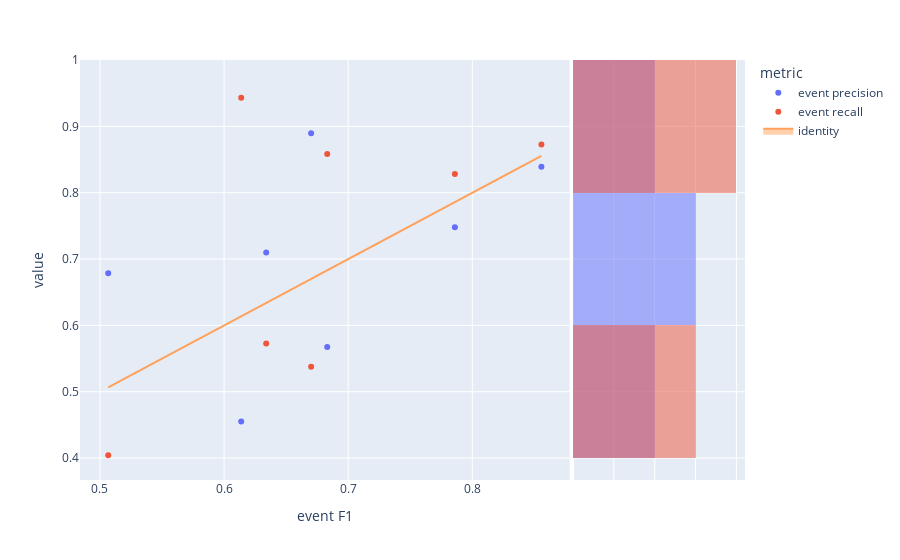

Notebook source saved alongside this figure:
### Code cell
fig=px.scatter(visualTradeoff,x='event F1',y='value',color='metric', marginal_y="histogram")
fig.add_trace(
    go.Scatter(x=experimentModels['eventF1'], y=experimentModels['eventF1'], name="identity", mode='lines',fill="toself")
)
fig.show()

### Figure 1 — Plotly figure (JSON) as saved in the notebook; plotly's stock layout.template omitted (floating-point values rounded to 4 significant figures)
{"data": [{"hovertemplate": "metric=event precision<br>event F1=%{x}<br>value=%{y}<extra></extra>", "legendgroup": "event precision", "marker": {"color": "#636efa", "symbol": "circle"}, "mode": "markers", "name": "event precision", "orientation": "v", "showlegend": true, "type": "scatter", "x": [0.6701, 0.8557, 0.786, 0.6138, 0.6831, 0.6339, 0.5067], "xaxis": "x", "y": [0.8897, 0.8392, 0.7478, 0.455, 0.5673, 0.71, 0.6786], "yaxis": "y"}, {"alignmentgroup": "True", "bingroup": "y", "hovertemplate": "metric=event precision<br>value=%{y}<br>count=%{x}<extra></extra>", "legendgroup": "event precision", "marker": {"color": "#636efa"}, "name": "event precision", "offsetgroup": "event precision", "opacity": 0.5, "showlegend": false, "type": "histogram", "xaxis": "x2", "y": [0.8897, 0.8392, 0.7478, 0.455, 0.5673, 0.71, 0.6786], "yaxis": "y2"}, {"hovertemplate": "metric=event recall<br>event F1=%{x}<br>value=%{y}<extra></extra>", "legendgroup": "event recall", "marker": {"color": "#EF553B", "symbol": "circle"}, "mode": "markers", "name": "event recall", "orientation": "v", "showlegend": true, "type": "scatter", "x": [0.6701, 0.8557, 0.786, 0.6138, 0.6831, 0.6339, 0.5067], "xaxis": "x", "y": [0.5375, 0.8728, 0.8282, 0.943, 0.8584, 0.5726, 0.4043], "yaxis": "y"}, {"alignmentgroup": "True", "bingroup": "y", "hovertemplate": "metric=event recall<br>value=%{y}<br>count=%{x}<extra></extra>", "legendgroup": "event recall", "marker": {"color": "#EF553B"}, "name": "event recall", "offsetgroup": "event recall", "opacity": 0.5, "showlegend": false, "type": "histogram", "xaxis": "x2", "y": [0.5375, 0.8728, 0.8282, 0.943, 0.8584, 0.5726, 0.4043], "yaxis": "y2"}, {"fill": "toself", "mode": "lines", "name": "identity", "type": "scatter", "x": [0.6701, 0.8557, 0.786, 0.6138, 0.6831, 0.6339, 0.5067], "y": [0.6701, 0.8557, 0.786, 0.6138, 0.6831, 0.6339, 0.5067]}], "layout": {"barmode": "overlay", "legend": {"title": {"text": "metric"}, "tracegroupgap": 0}, "margin": {"t": 60}, "xaxis": {"anchor": "y", "domain": [0, 0.7363], "title": {"text": "event F1"}}, "xaxis2": {"anchor": "y2", "domain": [0.7413, 1], "matches": "x2", "showgrid": true, "showline": false, "showticklabels": false, "ticks": ""}, "yaxis": {"anchor": "x", "domain": [0, 1], "title": {"text": "value"}}, "yaxis2": {"anchor": "x2", "domain": [0, 1], "matches": "y", "showgrid": true, "showticklabels": false}}}
